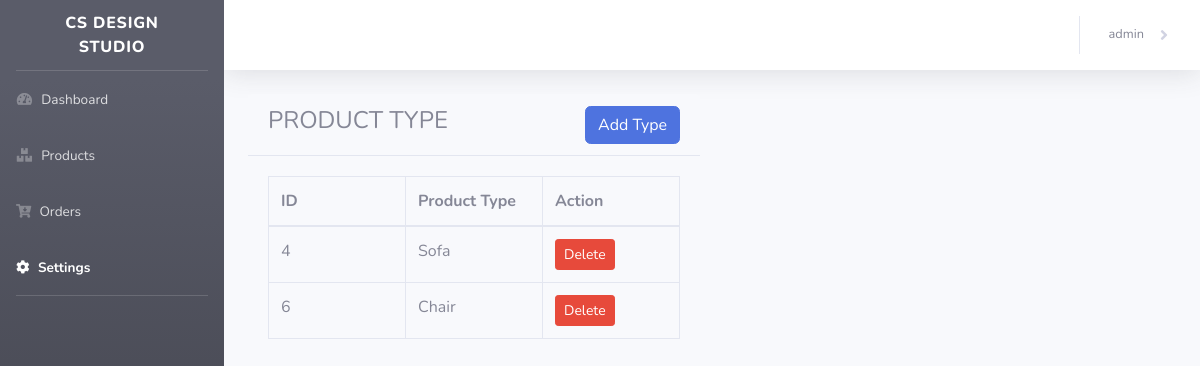
Before: /admin/admin_settings.php (signed in) with the older database file.
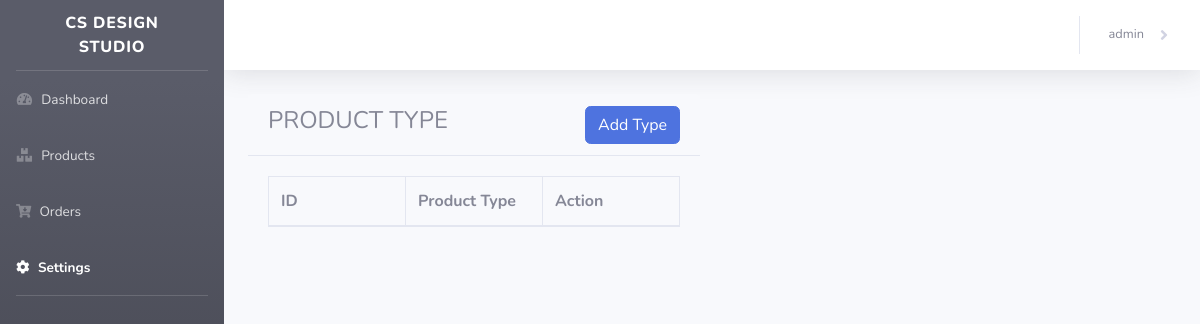
After: the same page with the newer database file.
### tables this page shows
CREATE TABLE `tbl_type` (
  `ID` int(11) NOT NULL,
  `Type` varchar(255) NOT NULL
);

### admin/admin_settings.php (the view, shortened to what this page needs)
<?php
include("assets/php/config.php");
if (!isset($_SESSION['Admin'])) {
    header("Location: " . $folder . "login_admin.php");
    exit();
} else {
    $admin = $_SESSION['Admin'];
}
?>
<!DOCTYPE html>
<html lang="en">
<head>
    <link rel="stylesheet" href="https://use.fontawesome.com/releases/v5.7.1/css/all.css">
    <link rel="stylesheet" href="https://cdn.jsdelivr.net/npm/bootstrap@4.6.2/dist/css/bootstrap.min.css"
>
    <link rel="stylesheet" href="//cdn.datatables.net/1.13.1/css/jquery.dataTables.min.css">
    <link rel="stylesheet" href="assets/css/files.css">
    <link rel="stylesheet" href="assets/css/admin.min.css">
</head>
<body id="page-top">
    <div id="wrapper">
        <ul class="navbar-nav bg-gradient-dark sidebar sidebar-dark accordion" id="accordionSidebar">
            <a class="sidebar-brand d-flex align-items-center justify-content-center" href="admin_dashboard.php">
                <div class="sidebar-brand-text mx-3">CS Design Studio</div>
            </a>
            <hr class="sidebar-divider my-0">
            <li class="nav-item">
                <a class="nav-link" href="admin_dashboard.php">
                    <i class="fas fa-fw fa-tachometer-alt"></i>
                    <span>Dashboard</span></a>
            </li>
            <li class="nav-item">
                <a class="nav-link" href="admin_products.php">
                    <i class="fas fa-fw fa-boxes"></i>
                    <span>Products</span></a>
            </li>
            <li class="nav-item">
                <a class="nav-link" href="admin_orders.php">
                    <i class="fas fa-cart-arrow-down"></i>
                    <span>Orders</span></a>
            </li>
            <li class="nav-item active">
                <a class="nav-link" href="admin_settings.php">
                    <i class="fas fa-cog"></i>
                    <span>Settings</span></a>
            </li>
            <hr class="sidebar-divider d-none d-md-block">
        </ul>
        <div id="content-wrapper" class="d-flex flex-column">
            <div id="content">
                <nav class="navbar navbar-expand navbar-light bg-white topbar mb-4 static-top shadow">
                    <ul class="navbar-nav ml-auto">
                        <li class="nav-item dropdown">
                            <a class="nav-link dropdown-toggle" href="#" id="userDropdown" role="button"
                                data-toggle="dropdown" aria-haspopup="true" aria-expanded="false">
                                <span class="mr-2 d-none d-lg-inline text-gray-600 small">
                                    <?php echo $admin ?>
                                </span>
                            </a>
                        </li>
                    </ul>
                </nav>
                <div class="container-fluid">
                    <div class="row">
                        <div class="col-lg-6">
                            <div class="card-header">
                                <button type="button" class="btn btn-primary float-right" data-toggle="modal"
                                    data-target="#addType">
                                    Add Type
                                </button>
                                <h4>PRODUCT TYPE</h4>
                            </div>
                            <div class="card-body">
                                <table class="table table-bordered" id="productType"
                                    style="table-layout: fixed; width: 100%">
                                    <thead>
                                        <tr>
                                            <th>ID</th>
                                            <th>Product Type</th>
                                            <th>Action</th>
                                        </tr>
                                    </thead>
                                    <tbody>
                                        <?php
                                        $sql = "SELECT * FROM `tbl_type`";
                                        $result = $db->query($sql);
                                        while ($prow = mysqli_fetch_array($result)) {
                                            ?>
                                            <tr>
                                                <td>
                                                    <?php echo $prow['ID'] ?>
                                                </td>
                                                <td style="">
                                                    <?php echo $prow['Type'] ?>
                                                </td>
                                                <td>
                                                    <button class="btn btn-sm btn-danger" id='idtoedit'
                                                        value="<?php echo $prow['ID'] ?>"
                                                        onclick="delete_type(<?php echo $prow['ID'] ?>);">Delete</button>
                                                </td>
                                            </tr>
                                        <?php } ?>
                                    </tbody>
                                </table>
                            </div>
                        </div>
                    </div>
                </div>
            </div>
        </div>
    </div>
</body>
</html>

Changed rows visible on the page:
removed tbl_type: ID "4", Type "Sofa"
removed tbl_type: ID "6", Type "Chair"
